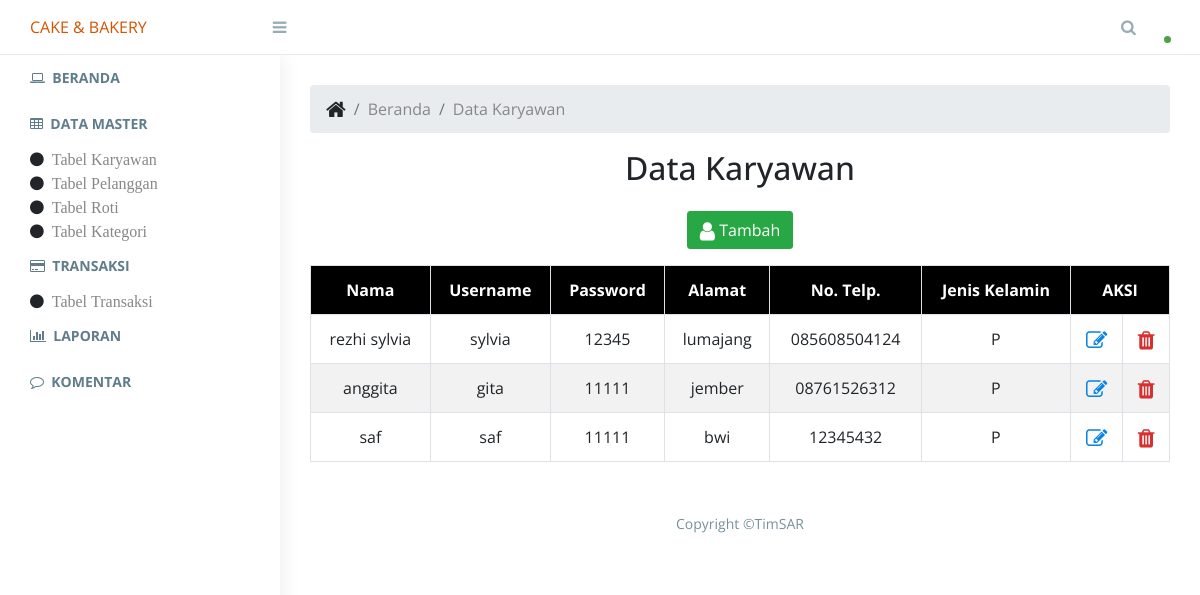
The app's page /index.php/karyawan with its own data.
### tables this page shows
CREATE TABLE `karyawan` (
  `id_karyawan` int(11) NOT NULL,
  `nama_karyawan` text NOT NULL,
  `username` varchar(20) NOT NULL,
  `password` varchar(35) NOT NULL,
  `alamat` text NOT NULL,
  `hp` varchar(12) NOT NULL,
  `jk` varchar(2) NOT NULL
);

### application/controllers/Karyawan.php (called while the page is built, shortened)
<?php
class Karyawan extends CI_Controller{
	public $model = NULL;
	public function __construct(){
		$this->load->model('Model_Karyawan');
		$this->model = $this->Model_Karyawan;
		$this->load->database();
		$this->load->library('session');
		$this->load->helper('url');
	}
	public function index(){
		$this->read();
	}
	public function read(){
		$rows=$this->model->read();
		$this->load->view('KARYAWAN/crud_read_view', ['rows'=>$rows]);
	}
}
?>

### index.php (called while the page is built, shortened)
<?php
require_once BASEPATH.'core/CodeIgniter.php';

### application/models/Model_Karyawan.php (called while the page is built, shortened)
<?php
class Model_Karyawan extends CI_Model{
public function read(){
	$sql= "SELECT * FROM karyawan ORDER BY id_karyawan";
	$query = $this->db->query($sql);
	return $query->result();
}
}
?>

### application/views/KARYAWAN/crud_read_view.php (the view, shortened to what this page needs)
<!doctype html>
 <html class="no-js" lang="">
<head>
    <link rel="stylesheet" href="<?php echo base_url('assets/admin/css/normalize.css')?>">
    <link rel="stylesheet" href="<?php echo base_url('assets/admin/css/bootstrap.min.css')?>">
    <link rel="stylesheet" href="<?php echo base_url('assets/admin/css/font-awesome.min.css')?>">
    <link rel="stylesheet" href="<?php echo base_url('assets/admin/css/themify-icons.css')?>">
    <link rel="stylesheet" href="<?php echo base_url('assets/admin/css/pe-icon-7-filled.css')?>">
    <link href="<?php echo base_url('assets/admin/weather/css/weather-icons.css')?>" rel="stylesheet" />
    <link href="<?php echo base_url('assets/admin/calendar/fullcalendar.css')?>" rel="stylesheet" />
    <link rel="stylesheet" href="<?php echo base_url('assets/admin/css/style.css')?>">
    <link href="<?php echo base_url('assets/admin/css/charts/chartist.min.css')?>" rel="stylesheet">
    <link href="<?php echo base_url('assets/admin/css/lib/vector-map/jqvmap.min.css')?>" rel="stylesheet">
</head>
<body>
    <aside id="left-panel" class="left-panel">
        <nav class="navbar navbar-expand-sm navbar-default">
            <div id="main-menu" class="main-menu collapse navbar-collapse">
                <ul class="nav navbar-nav">
                    <li >
                        <a href="<?php echo base_url()?>Beranda"><i class="app-menu__icon fa fa-laptop"></i>&nbsp;&nbsp;<b>BERANDA</b> </a>
                    </li>
                    <li ><a><b><i class="app-menu__icon fa fa-table"></i>&nbsp;&nbsp;DATA MASTER</b></a></li>
                            <li ><i class="fa fa-circle">&nbsp;&nbsp;<a href="<?php echo base_url()?>Karyawan/index">Tabel Karyawan</a></i></li>
                            <li ><i class="fa fa-circle">&nbsp;&nbsp;<a href="<?php echo base_url()?>Pelanggan/index">Tabel Pelanggan</a></i></li>
                            <li ><i class="fa fa-circle">&nbsp;&nbsp;<a href="<?php echo base_url()?>Roti/index/1">Tabel Roti</a></i></li>
                            <li ><i class="fa fa-circle">&nbsp;&nbsp;<a href="<?php echo base_url()?>Kategori/index">Tabel Kategori</a></i></li>
                    <li ><a><b><i class="app-menu__icon fa fa-credit-card"></i>&nbsp;&nbsp;TRANSAKSI</b></a></li>
                            <li ><i class="fa fa-circle">&nbsp;&nbsp;<a href="<?php echo base_url()?>Pesanan/index">Tabel Transaksi</a></i></li>
                    <li ><a href="<?php echo base_url()?>Laporan/index"><b><i class="app-menu__icon fa fa-bar-chart"></i>&nbsp;&nbsp;LAPORAN</b></a></li>
                    <li ><a href="<?php echo base_url()?>Komentar/index"><b><i class="app-menu__icon fa fa-comment-o"></i>&nbsp;&nbsp;KOMENTAR</b></a></li>
                </ul>
            </div>
        </nav>
    </aside>
    <div id="right-panel" class="right-panel">
        <header id="header" class="header">
            <div class="top-left">
                <div class="navbar-header">
                    <a style="color: #d35400;">CAKE & BAKERY</a> &nbsp;&nbsp;&nbsp;&nbsp;&nbsp;&nbsp;&nbsp;&nbsp;&nbsp;&nbsp;&nbsp;&nbsp;&nbsp;&nbsp;&nbsp;&nbsp;&nbsp;&nbsp;&nbsp;&nbsp;&nbsp;&nbsp;
                    <a id="menuToggle" class="menutoggle"><i class="fa fa-bars"></i></a>
                </div>
            </div>
            <div class="top-right">
                <div class="header-menu">
                    <div class="header-left">
                        <button class="search-trigger"><i class="fa fa-search"></i></button>
 <div class="user-area dropdown float-right">
                    </div>
                </div>
            </div>
        </header>
        <div class="content pb-0">
 <main class="app-content">
      <div class="app-title">
        <ul class="app-breadcrumb breadcrumb">
          <li class="breadcrumb-item"><i class="fa fa-home fa-lg"></i></li>
          <li class="breadcrumb-item"><a href="#">Beranda</a></li>
          <li class="breadcrumb-item"><a href="#">Data Karyawan</a></li>
        </ul>
      </div>
<center>
<b><h2>Data Karyawan</h2></b><br>
             <p><b><a href="<?php echo base_url()?>Karyawan/create" class="btn btn-success"><span class="fa fa-user fa-lg"></span> Tambah</a></b></p>
<table  id="bootstrap-data-table" class="table table-striped table-bordered">
    <tr>
        <th >Nama </th>
        <th >Username</th>
        <th >Password</th>
        <th >Alamat</th>
        <th >No. Telp.</th>
        <th>Jenis Kelamin</th>
        <th  colspan="2">AKSI</th>
    </tr>
    <?php
foreach($rows as $row){
    ?>
    <tr>
        <td><?php echo $row->nama_karyawan; ?></td>
        <td><?php echo $row->username; ?></td>
        <td><?php echo $row->password; ?></td>
        <td><?php echo $row->alamat; ?></td>
        <td><?php echo $row->hp; ?></td>
        <td><?php echo $row->jk; ?></td>
        <td><a style="color: #0984e3" href="<?php echo base_url()?>Karyawan/update/<?php echo $row->id_karyawan; ?>"><span class="fa fa-edit fa-lg" ></span></a></td>
        <td><a style="color: #d63031" href="<?php echo base_url()?>Karyawan/delete/<?php echo $row->id_karyawan;  ?>"><span class="fa fa-trash fa-lg" ></span></a></td>
    </tr>
    <?php
}
?>
</table></center>
    </main>
        <center>
        <footer class="site-footer">
            <div class="footer-inner bg-white">
                <div class="row">
                    <div class="col-sm-12">
                        Copyright &copy;TimSAR
                    </div>
                </div>
            </div>
        </footer></center>
    </div>
</body>
</html>

### assets/admin/css/style.css (style rules this page uses)
.bg-white { background-color: #fff; }
body { display: table; font-family: "Open Sans", sans-serif; font-size: 16px; width: 100%; }
p { font-size: 16px; font-family: "Open Sans", sans-serif; font-weight: 400; line-height: 24px; color: #878787; }
a, button { text-decoration: none; outline: none !important; color: #878787; -webkit-transition: all 0.25s ease; transition: all 0.25s ease; }
h1, h2, h3, h4, h5, h6 { margin: 0; }
ul, ol { padding-left: 0; }
.pb-0 { padding-bottom: 0; }
.btn, button, input, textarea { -webkit-box-shadow: none; box-shadow: none; outline: 0 !important; }
.btn { border-radius: 3px; }
aside.left-panel { background: #fff; height: 100vh; padding: 0; vertical-align: top; width: 280px; -webkit-box-shadow: 1px 0 20px rgba(0, 0, 0, 0.08); box-shadow: 1px 0 20px rgba(0, 0, 0, 0.08); position: fixed; left: 0; bottom: 0; top: 55px; z-index: 999; }
.navbar { background: #fff; border-radius: 0; border: none; display: inline-block; margin: 0; padding: 0; vertical-align: top; }
.navbar .main-menu { float: left; padding: 0; padding-bottom: 50px; }
.navbar .navbar-nav { float: none; position: relative; }
.navbar .navbar-nav > li { padding-left: 30px; padding-right: 30px; }
.navbar .navbar-nav li { width: 100%; }
.navbar .navbar-nav li > a { background: none !important; color: #607d8b; display: inline-block; font-size: 14px; line-height: 26px; padding: 10px 0; position: relative; width: 100%; }
.right-panel { background: #f1f2f7; margin-left: 280px; margin-top: 55px; }
.right-panel .top-left { width: 350px; float: left; }
.right-panel header.header { background: #fff; border-bottom: 1px solid #e8e9ed; -webkit-box-shadow: none; box-shadow: none; clear: both; padding: 0 30px; height: 55px; position: fixed; left: 280px; left: 0; right: 0; top: 0; z-index: 999; }
.right-panel .menutoggle { padding-top: 7px; }
.right-panel .navbar-header { width: 100%; background-color: #fff; padding: 0 1.25em 0 0; }
.right-panel .navbar-header > a { display: inline-block; }
.menutoggle { background-color: transparent; color: #99abb4 !important; cursor: pointer; font-size: 1em; height: 40px; line-height: 40px; width: 40px; display: block; text-align: right; }
.search-trigger { background: transparent; border: none; color: #99abb4; cursor: pointer; font-size: 16px; line-height: 55px; padding: 0; width: 43px; }
.header-left { display: inline-block; }
.header-left .dropdown { display: inline-block; }
.header-menu { display: -webkit-box; display: -ms-flexbox; display: flex; -webkit-box-pack: end; -ms-flex-pack: end; justify-content: flex-end; }
.header-menu .dropdown { line-height: 55px; margin-top: 0 !important; }
.user-area { float: right; padding-right: 0; position: relative; padding-left: 20px; }
.content { float: left; padding: 1.875em; width: 100%; }
.btn, .button { display: inline-block; font-weight: 400; text-align: center; white-space: nowrap; vertical-align: middle; -webkit-transition: all .15s ease-in-out; transition: all .15s ease-in-out; border-radius: 3; cursor: pointer; }
footer.site-footer { padding: 0 1.875em; }
footer.site-footer .footer-inner { color: #78909c; font-family: 'Open Sans'; font-size: 14px; line-height: 1.5; padding: 2.45em 1.125em; }

### application/views/KARYAWAN/crud_read_view.php (style rules this page uses)
th { background-color: black; color: white; }
th, td { text-align: center; }

### records on screen
karyawan: nama_karyawan "rezhi sylvia", username "sylvia", password "12345", alamat "lumajang", hp "085608504124", jk "P"
karyawan: nama_karyawan "anggita", username "gita", password "11111", alamat "jember", hp "08761526312", jk "P"
karyawan: nama_karyawan "saf", username "saf", password "11111", alamat "bwi", hp "12345432", jk "P"
